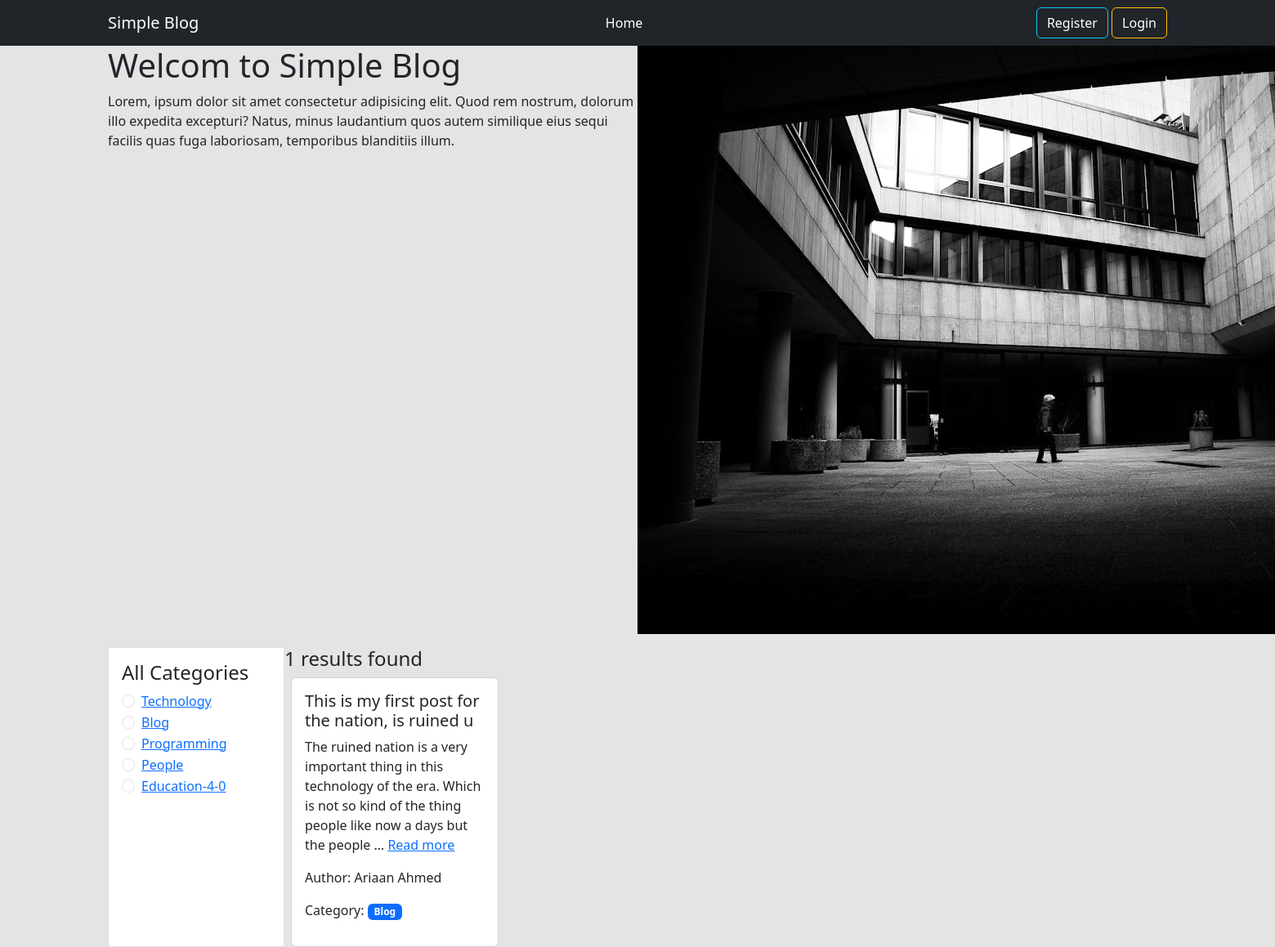
Page /category/blog/ on the committed database.
### categories/models.py (models this page shows, shortened)
class Category(models.Model):
    name = models.CharField(max_length=100)
    slug = models.SlugField(max_length=100, unique=True, null=True, blank=True)

### posts/models.py (models this page shows, shortened)
class Post(models.Model):
    title = models.CharField(max_length=50)
    content = models.TextField()
    category = models.ManyToManyField(Category)
    author = models.ForeignKey(User, on_delete=models.CASCADE)

### blog_project/views.py (the view)
# urls.py: path('', views.home, name='homepage'),
def home(request, category_slug=None):
    data = Post.objects.all()
    if category_slug is not None:
        category = Category.objects.get(slug = category_slug)
        data = Post.objects.filter(category = category)
    categories = Category.objects.all()
    return render(request, "home.html", {"data": data, "category": categories})

### templates/home.html
{% extends 'base.html' %}
{% load static %}
{% block content %}
<div class="d-flex flex-wrap container">
  <div class="col-6">
    <h1>Welcom to Simple Blog</h1>
    <p>Lorem, ipsum dolor sit amet consectetur adipisicing elit. Quod rem nostrum, dolorum illo expedita excepturi? Natus, minus laudantium quos autem similique eius sequi facilis quas fuga laboriosam, temporibus blanditiis illum.</p>
  </div>
  <div class="col-6">
    <img src="{% static 'img/bg-img.jpg' %}" alt="">
  </div>
</div>
<div class="d-flex flex-wrap container pt-3">
  <div class="col-2 border p-3 bg-white">
    <h4>All Categories</h4>
    {%for cate in category%}
    <div class="form-check">
      <input class="form-check-input" type="radio" name="flexRadioDefault" id="{{cate.id}}">
      <label class="form-check-label" for="{{cate.id}}">
        <a href="{% url 'category_wise_post' cate.slug %} ">{{cate.name}}</a>
      </label>
    </div>
    {%endfor%}
  </div>
  <div class="col-10">
    <h4>{{data | length}} results found</h4>
    <div class="d-flex flex-wrap">
      {% for post in data %}
      <div class="col-sm-3 mb-3 mb-sm-0">
        <div class="card mx-2">
          <div class="card-body">
            <h5 class="card-title">{{ post.title }}</h5>
            <p class="card-text">{{ post.content | truncatewords:30 }}
              <a href="{% url 'edit_post' post.id%}">Read more</a>
            </p>
            <p>Author: {{ post.author.first_name }} {{ post.author.last_name }}</p>
            <p>
              Category:{% for cat in post.category.all %}
              <span class="badge text-bg-primary text-white">{{ cat.name }}</span>
              {% endfor %}
            </p>
          </div>
        </div>
      </div>
      {% endfor %}
    </div>
  </div>
</div>
{% endblock %}

### rows in the picture
Category: name "Technology"
Category: name "Blog"
Category: name "Programming"
Category: name "People"
Category: name "Education-4-0"
Post: title "This is my first post for the nation, is ruined u", content "The ruined nation is a very important thing in this technology of the era. Which is not so kind of the thing people like now a days but the people …", author.first_name "Ariaan", author.last_name "Ahmed"

### other values in the picture
{{ data | length }} "1"
